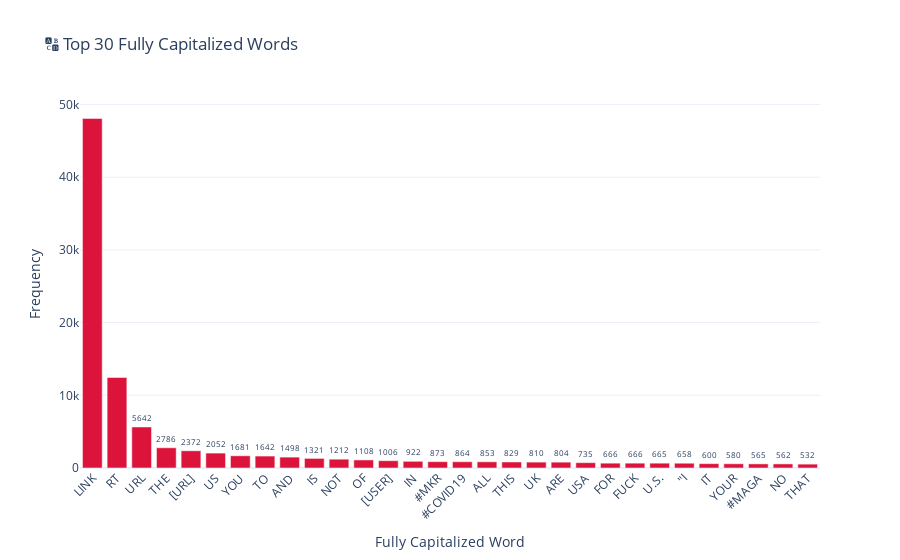

Notebook cell for this chart:
### Code cell
plot_fully_capitalized_words(df_wo_emojis, column="clean_text")

### Figure 1 — Plotly figure (JSON) as saved in the notebook; plotly's stock layout.template omitted (floating-point values rounded to 4 significant figures)
{"data": [{"alignmentgroup": "True", "hovertemplate": "Fully Capitalized Word=%{x}<br>Frequency=%{text}<extra></extra>", "legendgroup": "", "marker": {"color": "crimson", "pattern": {"shape": ""}}, "name": "", "offsetgroup": "", "orientation": "v", "showlegend": false, "text": [48088, 12454, 5642, 2786, 2372, 2052, 1681, 1642, 1498, 1321, 1212, 1108, 1006, 922, 873, 864, 853, 829, 810, 804, 735, 666, 666, 665, 658, 600, 580, 565, 562, 532], "textposition": "outside", "type": "bar", "x": ["LINK", "RT", "URL", "THE", "[URL]", "US", "YOU", "TO", "AND", "IS", "NOT", "OF", "[USER]", "IN", "#MKR", "#COVID19", "ALL", "THIS", "UK", "ARE", "USA", "FOR", "FUCK", "U.S.", "\"I", "IT", "YOUR", "#MAGA", "NO", "THAT"], "xaxis": "x", "y": [48088, 12454, 5642, 2786, 2372, 2052, 1681, 1642, 1498, 1321, 1212, 1108, 1006, 922, 873, 864, 853, 829, 810, 804, 735, 666, 666, 665, 658, 600, 580, 565, 562, 532], "yaxis": "y"}], "layout": {"barmode": "relative", "legend": {"tracegroupgap": 0}, "title": {"text": "🔠 Top 30 Fully Capitalized Words"}, "uniformtext": {"minsize": 8, "mode": "hide"}, "xaxis": {"anchor": "y", "domain": [0, 1], "tickangle": -45, "title": {"text": "Fully Capitalized Word"}}, "yaxis": {"anchor": "x", "domain": [0, 1], "showgrid": true, "title": {"text": "Frequency"}}}}
